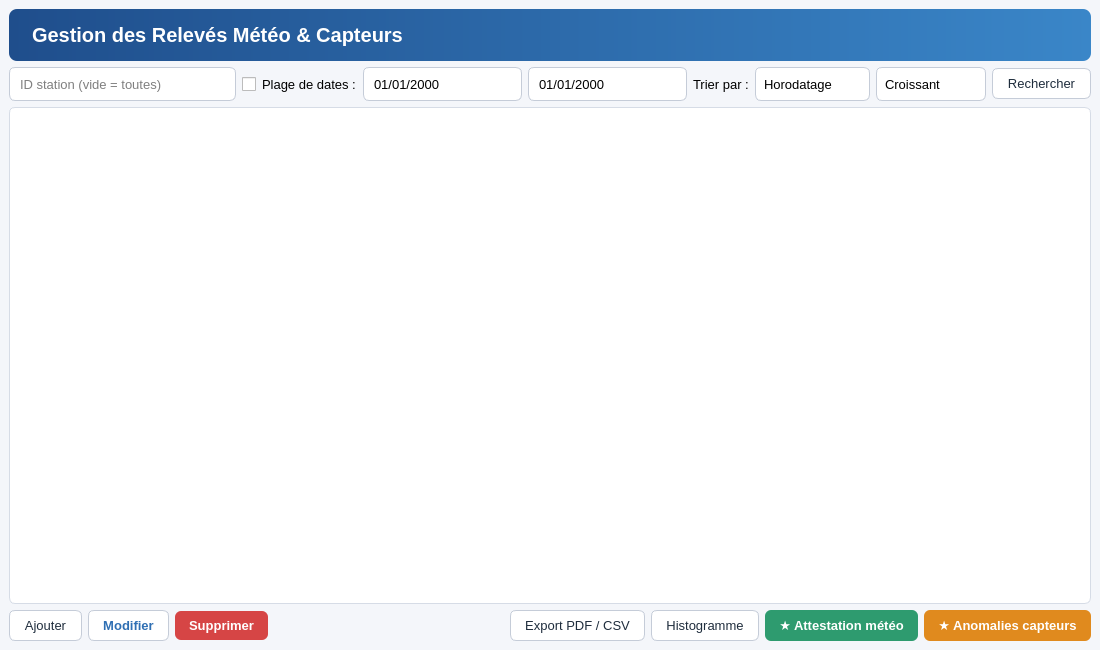
<?xml version="1.0" encoding="UTF-8"?>
<ui version="4.0">
 <class>MainWindow</class>
 <widget class="QMainWindow" name="MainWindow">
  <property name="geometry">
   <rect><x>0</x><y>0</y><width>1100</width><height>650</height></rect>
  </property>
  <property name="windowTitle">
   <string>Gestion des Relevés Météo &amp; Capteurs</string>
  </property>
  <property name="styleSheet">
   <string notr="true">/* Thème clair moderne - appliqué dans main.cpp */
* { font-family: "Segoe UI", "Noto Sans", "Helvetica Neue", sans-serif; font-size: 10pt; }

QMainWindow, QDialog { background: #f4f6fa; }

QLabel#titleLabel {
    background: qlineargradient(x1:0, y1:0, x2:1, y2:0, stop:0 #1f4e8c, stop:1 #3a86c8);
    color: white; font-size: 15pt; font-weight: 600;
    padding: 14px 18px; border-radius: 8px;
}

/* Champs de saisie */
QLineEdit, QDateEdit, QDateTimeEdit, QComboBox, QSpinBox, QDoubleSpinBox {
    background: white; border: 1px solid #c5ccd8; border-radius: 6px;
    padding: 5px 8px; min-height: 22px;
}
QLineEdit:focus, QDateEdit:focus, QDateTimeEdit:focus, QComboBox:focus,
QSpinBox:focus, QDoubleSpinBox:focus { border: 1px solid #2f6fb3; }
QComboBox::drop-down, QDateEdit::drop-down, QDateTimeEdit::drop-down { border: none; width: 22px; }

/* Boutons */
QPushButton {
    background: white; color: #1f2d3d; border: 1px solid #c5ccd8;
    border-radius: 6px; padding: 7px 14px;
}
QPushButton:hover   { background: #eaf1fb; border-color: #2f6fb3; }
QPushButton:pressed { background: #d6e5f7; }

QPushButton#searchButton, QPushButton#addButton, QPushButton[primary="true"] {
    background: #2f6fb3; color: white; border: none; font-weight: 600;
}
QPushButton#searchButton:hover, QPushButton#addButton:hover,
QPushButton[primary="true"]:hover { background: #265b94; }

QPushButton#editButton   { color: #2f6fb3; font-weight: 600; }
QPushButton#deleteButton { background: #d64545; color: white; border: none; font-weight: 600; }
QPushButton#deleteButton:hover { background: #b83636; }
QPushButton#attestButton { background: #2e9b6f; color: white; border: none; font-weight: 600; }
QPushButton#attestButton:hover { background: #247c59; }
QPushButton#anomalyButton { background: #e08a1e; color: white; border: none; font-weight: 600; }
QPushButton#anomalyButton:hover { background: #b96f14; }

/* Tableaux */
QTableView {
    background: white; alternate-background-color: #f1f5fb;
    border: 1px solid #d6dce6; border-radius: 6px; gridline-color: transparent;
    selection-background-color: #cfe2f8; selection-color: #10294a;
}
QHeaderView::section {
    background: #1f4e8c; color: white; padding: 8px; border: none; font-weight: 600;
}
QTableView QTableCornerButton::section { background: #1f4e8c; border: none; }

/* Divers */
QCheckBox { spacing: 6px; }
QDialogButtonBox QPushButton { min-width: 80px; }
QScrollBar:vertical   { background: transparent; width: 10px; }
QScrollBar::handle:vertical   { background: #b8c2d3; border-radius: 5px; min-height: 30px; }
QScrollBar:horizontal { background: transparent; height: 10px; }
QScrollBar::handle:horizontal { background: #b8c2d3; border-radius: 5px; min-width: 30px; }
QScrollBar::add-line, QScrollBar::sub-line { width: 0; height: 0; }
QPlainTextEdit { background: white; border: 1px solid #d6dce6; border-radius: 6px; padding: 6px; }

/* Flèches des listes déroulantes, dates et compteurs */
QComboBox::down-arrow, QDateEdit::down-arrow, QDateTimeEdit::down-arrow,
QAbstractSpinBox::down-arrow { image: url(:/arrow_down.png); width: 12px; height: 8px; }
QAbstractSpinBox::up-arrow   { image: url(:/arrow_up.png);   width: 12px; height: 8px; }
QAbstractSpinBox::up-button, QAbstractSpinBox::down-button {
    subcontrol-origin: border; width: 20px; background: #eef2f8;
    border-left: 1px solid #c5ccd8;
}
QAbstractSpinBox::up-button   { subcontrol-position: top right;    border-top-right-radius: 6px; }
QAbstractSpinBox::down-button { subcontrol-position: bottom right; border-bottom-right-radius: 6px; }
QDateEdit, QDateTimeEdit { min-width: 120px; }
</string>
  </property>
  <widget class="QWidget" name="centralwidget">
   <layout class="QVBoxLayout" name="mainLayout">
    <item>
     <widget class="QLabel" name="titleLabel">
      <property name="text"><string>Gestion des Relevés Météo &amp; Capteurs</string></property>
     </widget>
    </item>
    <item>
     <layout class="QHBoxLayout" name="filterLayout">
      <item>
       <widget class="QLineEdit" name="stationEdit">
        <property name="placeholderText"><string>ID station (vide = toutes)</string></property>
       </widget>
      </item>
      <item>
       <widget class="QCheckBox" name="useDates">
        <property name="text"><string>Plage de dates :</string></property>
       </widget>
      </item>
      <item>
       <widget class="QDateEdit" name="fromEdit">
        <property name="displayFormat"><string>dd/MM/yyyy</string></property>
        <property name="calendarPopup"><bool>true</bool></property>
       </widget>
      </item>
      <item>
       <widget class="QDateEdit" name="toEdit">
        <property name="displayFormat"><string>dd/MM/yyyy</string></property>
        <property name="calendarPopup"><bool>true</bool></property>
       </widget>
      </item>
      <item>
       <widget class="QLabel" name="sortLabel">
        <property name="text"><string>Trier par :</string></property>
       </widget>
      </item>
      <item>
       <widget class="QComboBox" name="sortBy">
        <item><property name="text"><string>Horodatage</string></property></item>
        <item><property name="text"><string>Température</string></property></item>
       </widget>
      </item>
      <item>
       <widget class="QComboBox" name="sortDir">
        <item><property name="text"><string>Croissant</string></property></item>
        <item><property name="text"><string>Décroissant</string></property></item>
       </widget>
      </item>
      <item>
       <widget class="QPushButton" name="searchButton">
        <property name="text"><string>Rechercher</string></property>
       </widget>
      </item>
     </layout>
    </item>
    <item>
     <widget class="QTableView" name="view">
      <property name="editTriggers"><set>QAbstractItemView::NoEditTriggers</set></property>
      <property name="alternatingRowColors"><bool>true</bool></property>
      <property name="selectionMode"><enum>QAbstractItemView::SingleSelection</enum></property>
      <property name="selectionBehavior"><enum>QAbstractItemView::SelectRows</enum></property>
      <attribute name="horizontalHeaderStretchLastSection"><bool>true</bool></attribute>
     </widget>
    </item>
    <item>
     <layout class="QHBoxLayout" name="actionLayout">
      <item>
       <widget class="QPushButton" name="addButton">
        <property name="text"><string>Ajouter</string></property>
       </widget>
      </item>
      <item>
       <widget class="QPushButton" name="editButton">
        <property name="text"><string>Modifier</string></property>
       </widget>
      </item>
      <item>
       <widget class="QPushButton" name="deleteButton">
        <property name="text"><string>Supprimer</string></property>
       </widget>
      </item>
      <item>
       <spacer name="actionSpacer">
        <property name="orientation"><enum>Qt::Horizontal</enum></property>
        <property name="sizeHint" stdset="0"><size><width>40</width><height>20</height></size></property>
       </spacer>
      </item>
      <item>
       <widget class="QPushButton" name="pdfButton">
        <property name="text"><string>Export PDF / CSV</string></property>
       </widget>
      </item>
      <item>
       <widget class="QPushButton" name="histoButton">
        <property name="text"><string>Histogramme</string></property>
       </widget>
      </item>
      <item>
       <widget class="QPushButton" name="attestButton">
        <property name="text"><string>★ Attestation météo</string></property>
       </widget>
      </item>
      <item>
       <widget class="QPushButton" name="anomalyButton">
        <property name="text"><string>★ Anomalies capteurs</string></property>
       </widget>
      </item>
     </layout>
    </item>
   </layout>
  </widget>
 </widget>
 <resources/>
 <connections/>
</ui>
